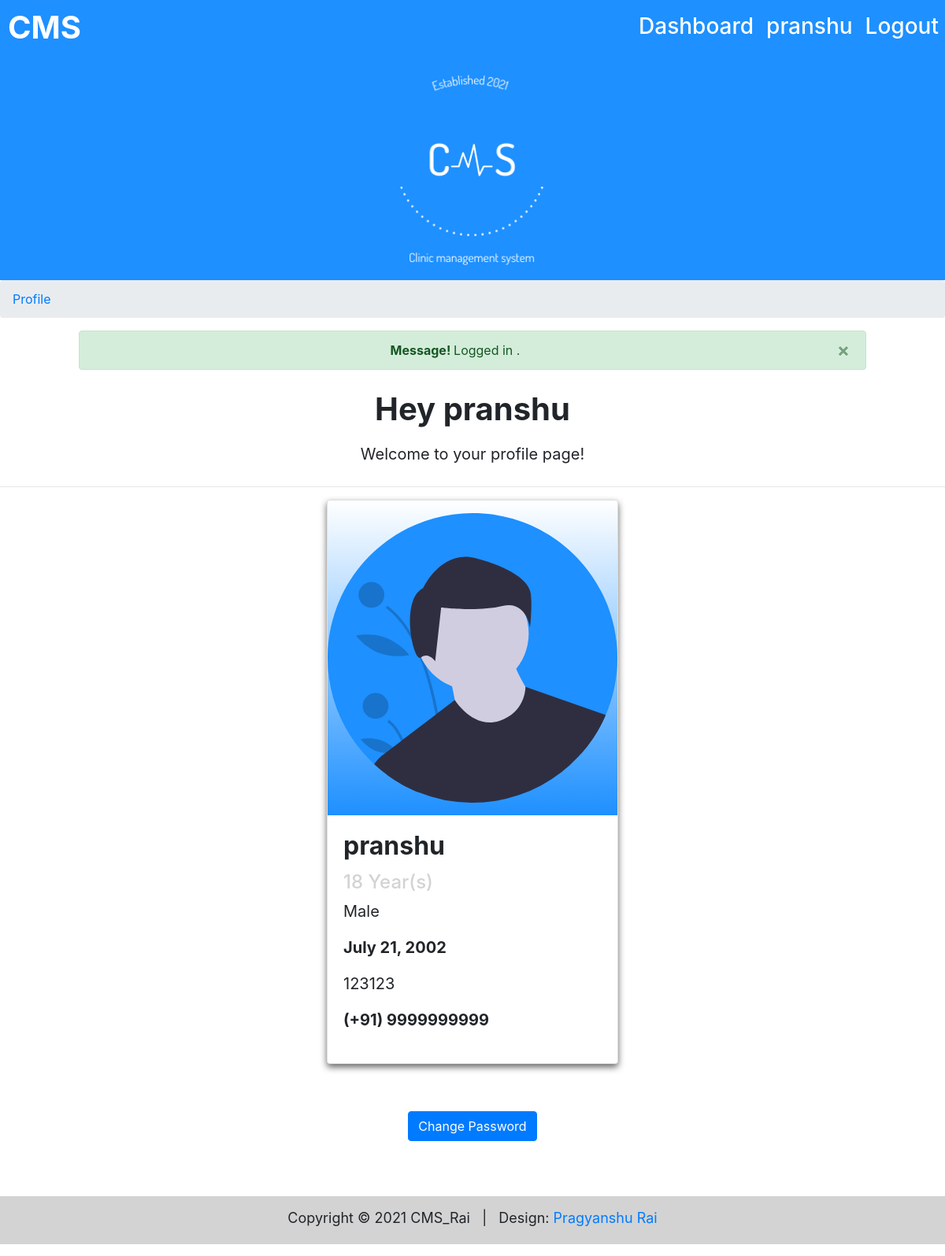
Screenshot of / (signed in) with the database file from the repository.
### cms/models.py (models this page shows, shortened)
class Contact(models.Model):
    user = models.OneToOneField(User, on_delete=models.CASCADE)
    gender = models.CharField(max_length=10, default="other")
    dob = models.DateField(auto_now_add=False, auto_now=False, blank=True)
    address = models.CharField(max_length=80)
    phone = models.CharField(max_length=11)

### cms/views.py (the view)
# urls.py: 2. Add a URL to urlpatterns:  path('', views.home, name='home')
def home(request):
    global stuff
    if request.user.is_authenticated == True:
        contact = Contact.objects.get(user = request.user)
        stuff['address'] = contact.address
        stuff['number'] = contact.phone
        stuff['gender'] = contact.gender
        stuff['dob'] = contact.dob
        stuff['age'] = age(to_date(str(contact.dob)))
        print(stuff)
        messages.info(request, 'Logged in ')
        stuff['warning'] = False
        return render(request, 'cms/profile.html', stuff)
    return render(request, 'cms/index.html', stuff);

### cms/models.py (called while the page is built)
def to_date(date):
    if type(date) == str :
        date = date.replace(" ", "")
        date = list(map(int, date.split("-")))
        date = datetime.date(date[0], date[1], date[2])
    return date

def age(dob):
    today = datetime.date.today()
    if today.month == dob.month:
        return str(today.day - dob.day)+" Day(s)"
    if today.year == dob.year:
        return str(today.month - dob.month)+" Month(s)"
    return str(today.year - dob.year - ((today.month, today.day)<(dob.month, dob.day)))+" Year(s)"

### templates/cms/profile.html (shortened to what this page needs)
{% extends 'cms/base.html' %}
{% load static %}
            {% block breadcrumbs %}
                <li><a href="{% url 'profile' %}">Profile</a></li>
            {% endblock %}
{% block main_block %}
   <main class="main-body">
	    <header class="row welcome-section">
            <div class="col-lg-12 text-center contain">
				<h1><strong>Hey {{user.first_name}}</strong></h1>
            </div>
            <div class="col-lg-1">
            </div>
            <div class="col-lg-10 text-center">
		    <p class="main-content">Welcome to your profile page!</p>
            </div>
            <div class="col-lg-1">
            </div>
	    </header>
        <hr />
		<div class="container-fluid">
            <div class="row">
                <div class="col-lg-4">
                </div>
                <div class="col-lg-4">
                    <div class="card pointer">
                        {% if gender == "Male" %}
                            <img src="{% static 'cms/img/male_avatar.svg' %}" class="card-img-top gradient" height="400px;"/>
                        {% else %}
                            <img src="{% static 'cms/img/female_avatar.svg' %}" class="card-img-top gradient" height="400px;"/>
                        {% endif %}
                        <div class="card-body">
                            <h2 class="card-title pointer" ><b>{{user.first_name}}</b></h2>
                            <h4 class="card-text bg-fade pointer" >{{age}}</h4>
                            <p class="card-text bio pointer" >{{gender}}</p>
                            <p class="card-text bio pointer" ><b>{{dob}}</b></p>
                            <p class="card-text bio pointer" >{{address}}</p>
                            <p class="card-text bio pointer" ><b>(+91) {{number}}</b></p>
                        </div>
                    </div>
                </div>
                <div class="col-lg-4">
                </div>
            </div>
        <div class="space"></div>
        <div class="container-fluid">
            <div class="row">
                <div class="col-lg-4">
                </div>
                <div class="col-lg-4 text-center">
                    <a class="btn btn-primary" href="{% url 'forgot' %}">Change Password</a>
                </div>
            </div>
        </div>
    </main>
{% endblock %}

### templates/cms/base.html (shortened to what this page needs)
{% load static %}
<!DOCTYPE html>
<html lang="en">
<head>
    <link rel="stylesheet" href="https://cdn.jsdelivr.net/npm/bootstrap@4.6.0/dist/css/bootstrap.min.css">
    <link rel="stylesheet" href="https://use.fontawesome.com/releases/v5.7.0/css/all.css">
    <link rel="stylesheet" href="https://cdnjs.cloudflare.com/ajax/libs/font-awesome/4.7.0/css/font-awesome.min.css">
	<link href="{% static 'cms/css/style.css' %}" rel="stylesheet" />
</head>
<body onload="main();">
    <nav class="navbar navbar-expand-sm">
        <a href="{% url 'home' %}" class="navbar-brand brand-name"><h1 style="color:white"><strong>CMS</strong></h1></a>
            <ul class="navbar-nav list-unstyled justify-content-end">
                {% if user.is_authenticated %}
                    <li class="nav-item nav-link navbar-right"><a href="{% url 'dashboard' %}"><b><h3><span> Dashboard </span> </h3></b></a></li>
                    <li class="nav-item nav-link navbar-right"><a href="{% url 'profile' %}"><b><h3><span> {{user.first_name}}</span> </h3></b></a></li>
                    <li class="nav-item nav-link navbar-right"><a href="{% url 'logout' %}"><b><h3><span>  Logout</span> </h3></b></a></li>
                {% endif %}
            </ul>
    </nav>
	<div class="page-header">
        <div class="header">
            <img src="{% static 'cms/img/CMS_dodgerblue.png' %}" width="200px;" class=" cms_logo " />
        </div>
	</div>
    <div class="full-width">
        <ol class="breadcrumb">
            {% block breadcrumbs %}
            {% endblock %}
        </ol>
    </div>
    <div class="container-fluid" >
    {% for message in messages %}
        {% if warning == True %}
            <div class="row text-center">
                <div class="col-lg-1"></div>
                <div class="col-lg-10 alert alert-danger alert-dismissible" style="overflow:hide">
                    <button type="button" class="close" data-dismiss="alert">&times;</button>
                    <strong>Warning! </strong> {{message}}.
                </div>
                <div class="col-lg-1"></div>
            </div>
        {% else %}
            <div class="row text-center">
                <div class="col-lg-1"></div>
                <div class="col-lg-10 alert alert-success alert-dismissible" style="overflow:hide">
                    <button type="button" class="close" data-dismiss="alert">&times;</button>
                    <strong>Message! </strong> {{message}}.
                </div>
                <div class="col-lg-1"></div>
            </div>
        {% endif %}
    {% endfor %}
    </div>
    {% block main_block %}
    {% endblock %}
    <div class="space"></div>
    <div class="footer">
		<footer class="text-center">
			<p class="footer-body" >Copyright &copy; 2021 CMS_Rai &nbsp;
                | &nbsp;   Design: <a rel="nofollow" class="link" href="{% url 'aboutme' %}">Pragyanshu Rai</a></p>
		</footer>
    </div>
</body>
</html>

### static/cms/css/style.css (style rules this page uses)
html { scroll-behavior : smooth; }
.space { height : 40px; }
.navbar { padding : 0; margin-top : -15px; margin-bottom : 0; background : dodgerblue; }
.navbar-brand { margin-left : 10px; }
.navbar-nav { width:100%; }
.nav-link a { text-decoration : none; cursor : pointer; color : white; margin-left : 20px; margin-right : 20px; text-align : center; }
.nav-link a h3 { border-bottom : 2px solid dodgerblue; transition : 0.3s; }
.header { text-align : center; }
.page-header { margin-top : -10px; width : 100%; background : dodgerblue; color : white; }
.cms_logo { margin-bottom : 10px; animation : 1.5s logo_animate; }
.full-width { width : 100%; }
.welcome-section { margin-left : 1.5%; margin-right : 1.5%; width : 97%; margin-bottom : 10px; margin-top : 10px; }
.col-lg-4 { margin-bottom : 20px; }
.card { box-shadow : 0 4px 8px 0 #666; margin-bottom : 20px; height : 100%; transition: 0.3s; }
.pointer { cursor : pointer; }
.bio { font-size : 20px; }
.bg-fade { color : lightgray; }
.text-center { text-align : center; }
.gradient { background-image : linear-gradient(white, dodgerblue); }
.main-content { margin : 10px; font-size : 20px; }
.main-body { margin-bottom : 10px; }
.footer { font-size : large; padding : 4px; background : lightgray; }
.footer-body { margin-top : 10px; }

### rows the page displays
Contact: gender "Male", dob "July 21, 2002", address "123123", phone "9999999999"

### other values shown
{{ user.first_name }} "pranshu"
{{ message }} "Logged in"
{{ age }} "18 Year(s)"
